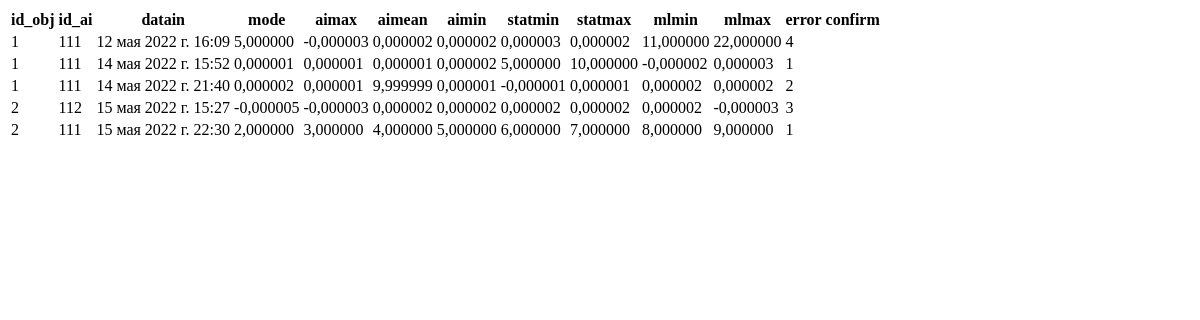
/table/, run on an earlier commit of the app's database.
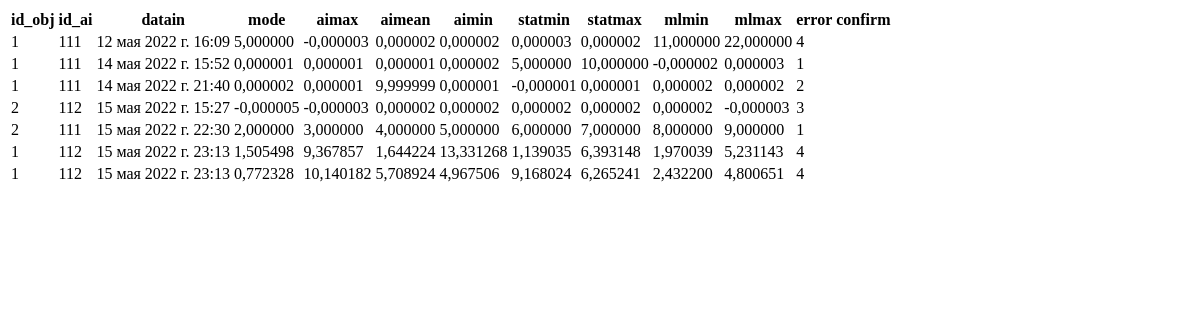
And on a later commit of the database.
### tables/models.py (models this page shows, shortened)
class Obj1Ai(models.Model):
    id_obj = models.ForeignKey(Objects, on_delete=models.CASCADE)
    id_ai = models.ForeignKey(Sensor, on_delete=models.CASCADE)
    datain = models.DateTimeField()
    mode = models.DecimalField(max_digits=9, decimal_places=6, null=True)
    aimax = models.DecimalField(max_digits=9, decimal_places=6, null=True)
    aimean = models.DecimalField(max_digits=9, decimal_places=6, null=True)
    aimin = models.DecimalField(max_digits=9, decimal_places=6, null=True)
    statmin = models.DecimalField(max_digits=9, decimal_places=6, null=True)
    statmax = models.DecimalField(max_digits=9, decimal_places=6, null=True)
    mlmin = models.DecimalField(max_digits=9, decimal_places=6, null=True)
    mlmax = models.DecimalField(max_digits=9, decimal_places=6, null=True)
    err = models.CharField(max_length=7, choices=(
            ('0', 'Система в норме'),
            ('1', 'Аварийная нижняя граница'),
            ('2', 'Предупредительная нижняя граница'),
            ('3', 'Предупредительная верхняя граница'),
            ('4', 'Аварийная верхняя граница'),)
    )
    sts = models.CharField(max_length=7, choices=(
           ('0', 'Система в норме'),
           ('1', 'Не подтвержден'),
           ('2', 'Подтвержден'))
    )
    dataout = models.DateTimeField()
    datacheck = models.DateTimeField()
    cmnt = models.CharField(max_length=50)

### tables/views.py (the view)
# urls.py: path('table/', table, name='table'),
def table(request):
    model = Obj1Ai
    ai = request.session.get('ai', False)
    if ai and ai != 'None':
        data = model.objects.filter(err__gt=0, sts=1, id_ai=ai)[:20]
    else:
        data = model.objects.filter(err__gt=0, sts=1)[:20]
    return render(request, 'tables/table.html', {'data': data})

### templates/tables/table.html (shortened to what this page needs)
<!DOCTYPE html>
<html lang="en">
<head>
</head>
<body>
     <table class="table table-hover table-dark">
         <thead>
             <tr>
                 <th>id_obj</th>
                 <th>id_ai</th>
                 <th>datain</th>
                 <th>mode</th>
                 <th>aimax</th>
                 <th>aimean</th>
                 <th>aimin</th>
                 <th>statmin</th>
                 <th>statmax</th>
                 <th>mlmin</th>
                 <th>mlmax</th>
                 <th>error</th>
                 <th>confirm</th>
             </tr>
         </thead>
         <tbody>
             {% for i in data %}
             <tr>
                 <td>{{ i.id_obj_id }} </td>
                 <td>{{ i.id_ai_id }}</td>
                 <td>{{ i.datain }}</td>
                 <td>{{ i.mode }}</td>
                 <td>{{ i.aimax }}</td>
                 <td>{{ i.aimean }}</td>
                 <td>{{ i.aimin }}</td>
                 <td>{{ i.statmin }}</td>
                 <td>{{ i.statmax }}</td>
                 <td>{{ i.mlmin }}</td>
                 <td>{{ i.mlmax }}</td>
                 <td>{{ i.err }}</td>
                 <td><a onclick="confirm({{ i.id }})"  href="#confirm"></a></td>
             </tr>
             {% endfor %}
         </tbody>
     </table>
</body>
</html>

What changed in the data, as far as the page shows it:
now on this page (row edited): Obj1Ai: id_obj_id "1", id_ai_id "112", datain "15 мая 2022 г. 23:13", mode "1,505498", aimax "9,367857", aimean "1,644224", aimin "13,331268", statmin "1,139035", statmax "6,393148", mlmin "1,970039", mlmax "5,231143", err "4"
now on this page (row edited): Obj1Ai: id_obj_id "1", id_ai_id "112", datain "15 мая 2022 г. 23:13", mode "0,772328", aimax "10,140182", aimean "5,708924", aimin "4,967506", statmin "9,168024", statmax "6,265241", mlmin "2,432200", mlmax "4,800651", err "4"
